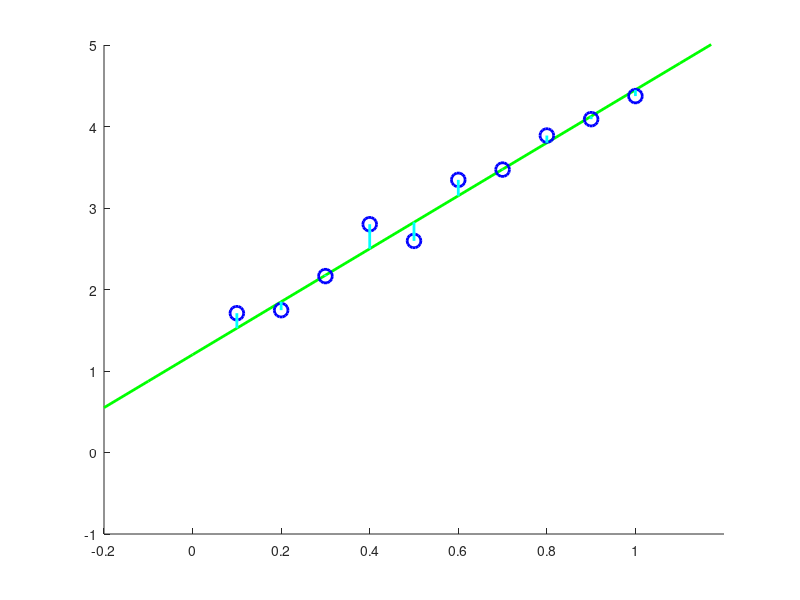
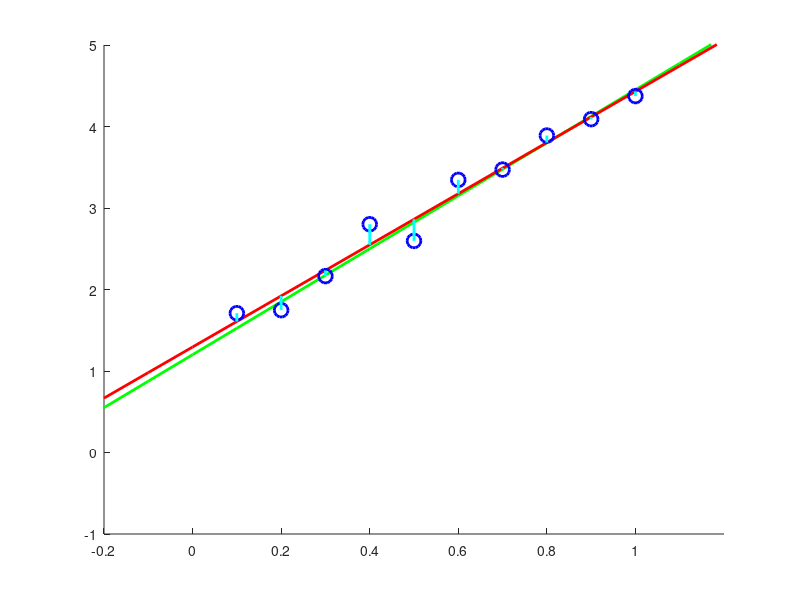

Reproduce these figures in MATLAB, in order. (Note: this script raises an error after producing the figures.)
clear
close all
clc

X = 0.1:0.1:1;
Y_True = 1.2 + 3.25 * X;
Y_Observation = Y_True + 0.5*normrnd(0,0.5,1,numel(X));



h1 = figure;
hold on;
% plot true function in green
plot(-0.2:0.1:1.2, 1.2+3.25*(-0.2:0.1:1.2), '-g', 'LineWidth', 2);
% plot observation of Y in blue
plot(X, Y_Observation, 'ob', 'MarkerSize', 10, 'LineWidth', 2);
% plot the distance between the observations and the true values
plot([X;X], [Y_True;Y_Observation], '-c', 'LineWidth', 2);
xlim([-0.2, 1.2]);
ylim([-1, 5]);
hold off;



w0 = 2*rand(); %make the value close to the true w0
w1 = 6*rand(); %make the value close to the true w1
% learning speed control parameter
alpha = 0.5; % change the value of learning speed to see the difference
% gradient descent, you can have a much better stopping criterion
disp('->Gradient Descent');
h2 = figure;
for i = 1:200 % change the number of search step to see the difference
    % the value of the model with the parameters w0 and w1
    Y_Fit = w0 + w1*X;
    % the difference between the observations and the value given by the model
    Y_Dif = Y_Fit - Y_Observation;
    % the partial dirivative of mean squares of error with respect to w0
    PD_MSE_W0 = sum(Y_Dif.*1);
    % update the w0
    w0 = w0 - alpha*PD_MSE_W0/numel(Y_Observation);

    % the partial dirivative of mean squares of error with respect to w1
    PD_MSE_W1 = sum(Y_Dif.*X);
    % update the w1
    w1 = w1 - alpha*PD_MSE_W1/numel(Y_Observation);

    % display the message and plot the graph every 10 runs
    MSE = mean(((w0 + w1*X) - Y_Observation).^2);
    if mod(i,10) == 0
        disp(['->->Itor: ' num2str(i) ' Update w0 = ' num2str(w0) ' w1 = ' num2str(w1) ' MSError = ' num2str(MSE)]);
        figure(h2);
        cla;
        hold on;
        % plot true function in green
        plot(-0.2:0.1:1.2, 1.2+3.25*(-0.2:0.1:1.2), '-g', 'LineWidth', 2);
        % plot the fitted function in green
        plot(-0.2:0.1:1.2, w0+w1*(-0.2:0.1:1.2), '-r', 'LineWidth', 2);
        % plot observation of Y in blue
        plot(X, Y_Observation, 'ob', 'MarkerSize', 10, 'LineWidth', 2);
        % plot the distance between the observations and the fitted values
        plot([X;X], [(w0 + w1*X);Y_Observation], '-c', 'LineWidth', 2);
        xlim([-0.2, 1.2]);
        ylim([-1, 5]);
        hold off;
%       pause(1); %uncomment this line to help with visualisation
    end
end
disp(['-->Model: w0 = ' num2str(w0) ' w1= ' num2str(w1) ' MSError = ' num2str(MSE)]);



mdl = fitlm(X,Y_Observation,'linear');
h3 = figure;
hold on;
plotAdded(mdl);
% plot true function in green
plot(-0.2:0.1:1.2, 1.2+3.25*(-0.2:0.1:1.2), '-g', 'LineWidth', 1);
hold off;
disp(['-->Model: w0 = ' num2str(mdl.Coefficients{1,1}) ' w1= ' num2str(mdl.Coefficients{2,1}) ' MSError = ' num2str(mdl.MSE)]);